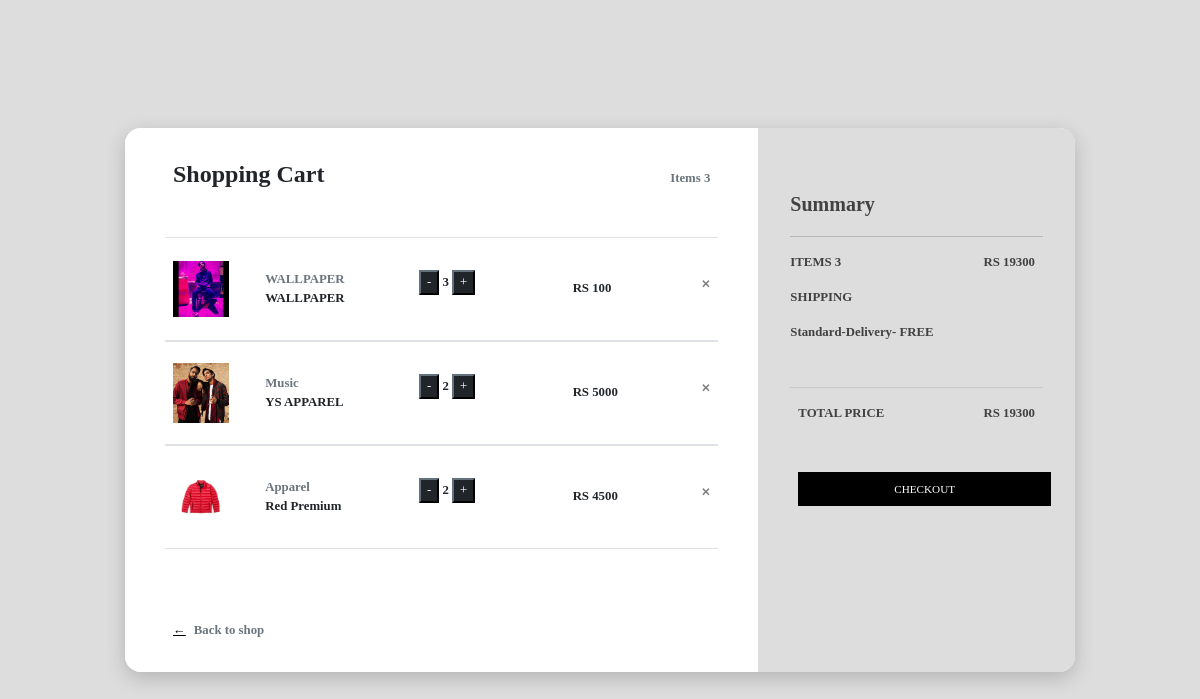
Screenshot of /shop/shoppingcart with the database file from the repository.
### shop/models.py (models this page shows)
class Cart(models.Model):
    cart_id = models.AutoField(primary_key = True)
    product_id = models.ForeignKey(Product, on_delete=models.CASCADE)
    quantity = models.IntegerField(default=0)

class Product(models.Model):
    product_id = models.AutoField(primary_key=True)
    product_name = models.CharField(max_length=50)
    desc = models.CharField(max_length=300)
    category = models.CharField(max_length=50,default="")
    subcategory = models.CharField(max_length=50,default="")
    price = models.IntegerField(default=0)
    image = models.ImageField(upload_to="shop/images",default="")
    def __str__(self):
        return self.product_name

### shop/views.py (the view)
# urls.py: path("shoppingcart",views.shoppingcart, name = 'shoppingcart')
def shoppingcart(request):
    if request.method == "POST":
            Invoice.objects.all().delete()
    cart = Cart.objects.all()
    print("I AM CART ", cart[0].product_id.price)
    total = 0
    for i in cart:
        total = total + i.product_id.price * i.quantity
    print(total)
    length = len(cart)
    params = {'cart' : cart , 'total': total , 'length' : length }
    return render(request,'shop/shoppingcart.html', params )

### shop/templates/shop/shoppingcart.html (shortened to what this page needs)
{% block css %}
<head>
       <link href="//maxcdn.bootstrapcdn.com/bootstrap/4.1.1/css/bootstrap.min.css" rel="stylesheet" id="bootstrap-css">
    <link href="https://cdn.jsdelivr.net/npm/bootstrap@5.1.3/dist/css/bootstrap.min.css" rel="stylesheet">
    {% load static %}
    <link rel="stylesheet" href="{% static 'shoppingcart.css' %}">
</head>
{% endblock %}
{% block body %}
<div class="card">
    <div class="row">
        <div class="col-md-8 cart">
            <div class="title">
                <div class="row">
                    <div class="col">
                        <h4><b>Shopping Cart</b></h4>
                    </div>
                    <div class="col align-self-center text-right text-muted">Items {{length}}</div>
                </div>
            </div>
            {% for product in cart %}
            <div class="row border-top border-bottom">
                <div class="row main align-items-center">
                    <div class="col-2"><img class="img-fluid" src='/media/{{product.product_id.image}}'></div>
                    <div class="col">
                        <div class="row text-muted">{{product.product_id.category}}</div>
                        <div class="row">{{product.product_id}}</div>
                    </div>
                    <div class="col"> <form action="/shop/shoppingcart/" method="POST" >  <button name="rem"  type="submit" class=" btn-dark">-</button>
{{product.quantity}} <button type="button" name="add" class="btn-dark">+</button>
</form> </div>
                    <div class="col">RS {{product.product_id.price}} <span class="close">&#10005;</span></div>
                </div>
            </div>
            {% endfor %}
            <div class="back-to-shop"><a href="/shop">&leftarrow;</a><span class="text-muted">Back to shop</span></div>
        </div>
        <div class="col-md-4 summary">
            <div>
                <h5><b>Summary</b></h5>
            </div>
            <hr>
            <div class="row">
                <div class="col" style="padding-left:0;">ITEMS {{length}}</div>
                <div class="col text-right">RS {{total}}</div>
            </div>
            <form>
                <p>SHIPPING</p>
                    <p >Standard-Delivery- FREE </p>
            </form>
            <div class="row" style="border-top: 1px solid rgba(0,0,0,.1); padding: 2vh 0;">
                <div class="col">TOTAL PRICE</div>
                <div class="col text-right">RS {{total}}</div>
            </div> <a href="/shop/checkout" ><button  class="btn">CHECKOUT</button></a>
        </div>
    </div>
</div>
{% endblock %}

### shop/static/shoppingcart.css (style rules this page uses)
.title { margin-bottom: 5vh }
.card { margin: auto; max-width: 950px; width: 90%; box-shadow: 0 6px 20px 0 rgba(0, 0, 0, 0.19); border-radius: 1rem; border: transparent }
.cart { background-color: #fff; padding: 4vh 5vh; border-bottom-left-radius: 1rem; border-top-left-radius: 1rem }
.summary { background-color: #ddd; border-top-right-radius: 1rem; border-bottom-right-radius: 1rem; padding: 4vh; color: rgb(65, 65, 65) }
.row { margin: 0 }
.title b { font-size: 1.5rem }
.main { margin: 0; padding: 2vh 0; width: 100% }
.col-2, .col { padding: 0 1vh }
a { padding: 0 1vh }
.close { margin-left: auto; font-size: 0.7rem }
img { width: 3.5rem }
.back-to-shop { margin-top: 4.5rem }
h5 { margin-top: 4vh }
hr { margin-top: 1.25rem }
form { padding: 2vh 0 }
.btn { background-color: #000; border-color: #000; color: white; width: 100%; font-size: 0.7rem; margin-top: 4vh; padding: 1vh; border-radius: 0 }
a { color: black }

### rows the page displays
Cart: product_id.image (picture), product_id.category "WALLPAPER", product_id "WALLPAPER", quantity "3", product_id.price "100"
Cart: product_id.image (picture), product_id.category "Music", product_id "YS APPAREL", quantity "2", product_id.price "5000"
Cart: product_id.image (picture), product_id.category "Apparel", product_id "Red Premium", quantity "2", product_id.price "4500"

### other values shown
{{ length }} "3"
{{ total }} "19300"
